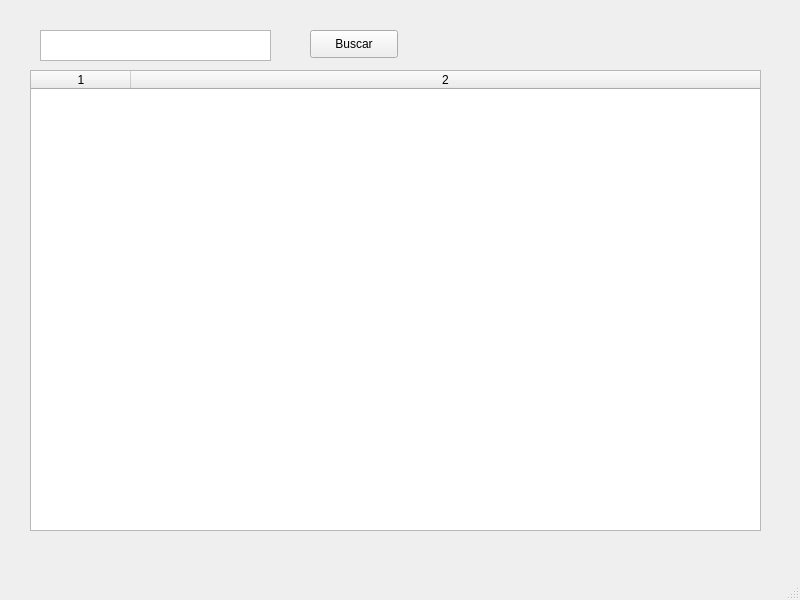
<?xml version="1.0" encoding="UTF-8"?>
<ui version="4.0">
 <class>MainWindow</class>
 <widget class="QMainWindow" name="MainWindow">
  <property name="geometry">
   <rect>
    <x>0</x>
    <y>0</y>
    <width>800</width>
    <height>600</height>
   </rect>
  </property>
  <property name="windowTitle">
   <string>MainWindow</string>
  </property>
  <widget class="QWidget" name="centralwidget">
   <widget class="QTextEdit" name="edtToSearch">
    <property name="geometry">
     <rect>
      <x>40</x>
      <y>30</y>
      <width>231</width>
      <height>31</height>
     </rect>
    </property>
   </widget>
   <widget class="QPushButton" name="btnSearch">
    <property name="geometry">
     <rect>
      <x>310</x>
      <y>30</y>
      <width>88</width>
      <height>28</height>
     </rect>
    </property>
    <property name="text">
     <string>Buscar</string>
    </property>
   </widget>
   <widget class="QTableWidget" name="tableWidget">
    <property name="geometry">
     <rect>
      <x>30</x>
      <y>70</y>
      <width>731</width>
      <height>461</height>
     </rect>
    </property>
    <property name="columnCount">
     <number>2</number>
    </property>
    <attribute name="horizontalHeaderStretchLastSection">
     <bool>true</bool>
    </attribute>
    <column/>
    <column/>
   </widget>
  </widget>
  <widget class="QMenuBar" name="menubar">
   <property name="geometry">
    <rect>
     <x>0</x>
     <y>0</y>
     <width>800</width>
     <height>25</height>
    </rect>
   </property>
  </widget>
  <widget class="QStatusBar" name="statusbar"/>
 </widget>
 <resources/>
 <connections/>
</ui>
